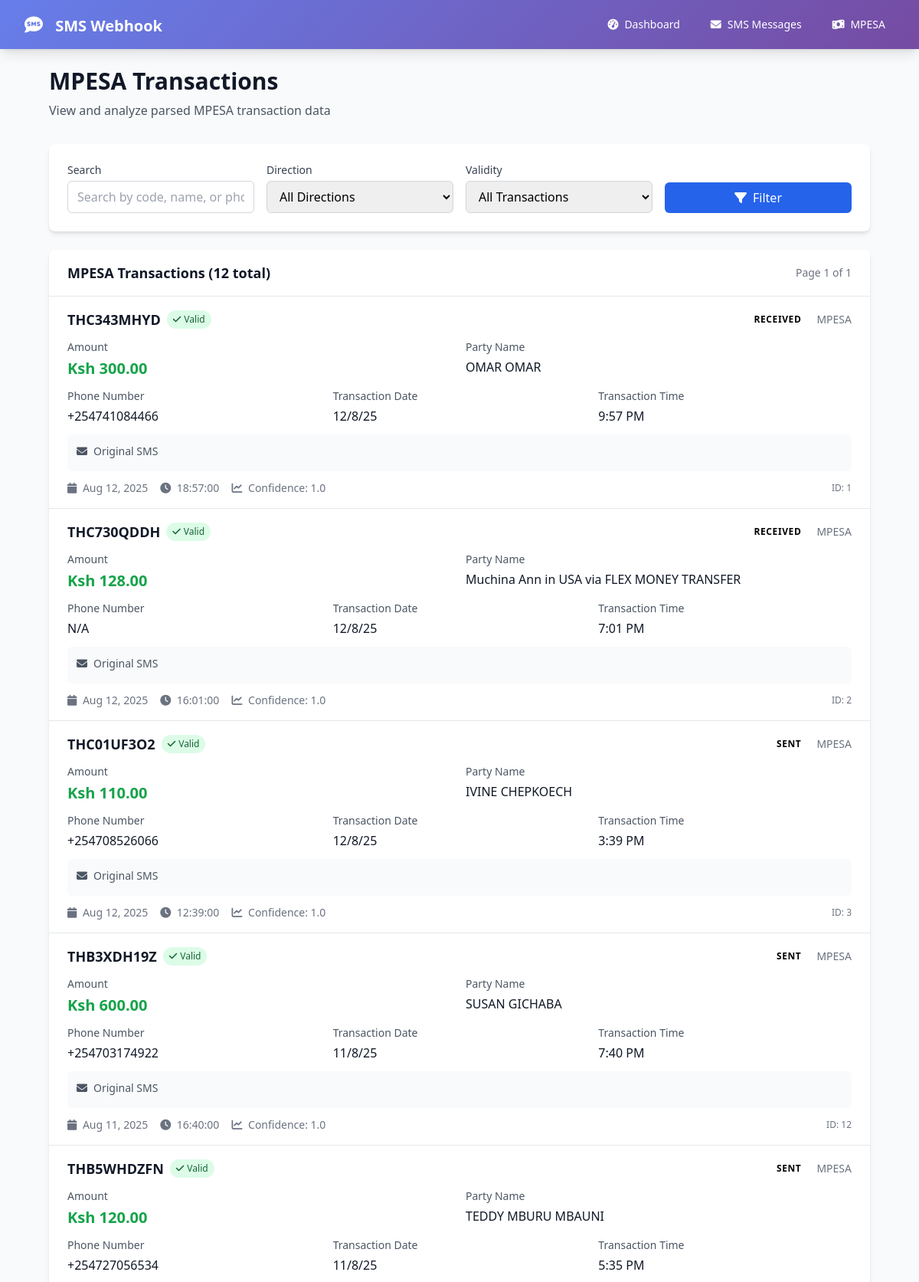
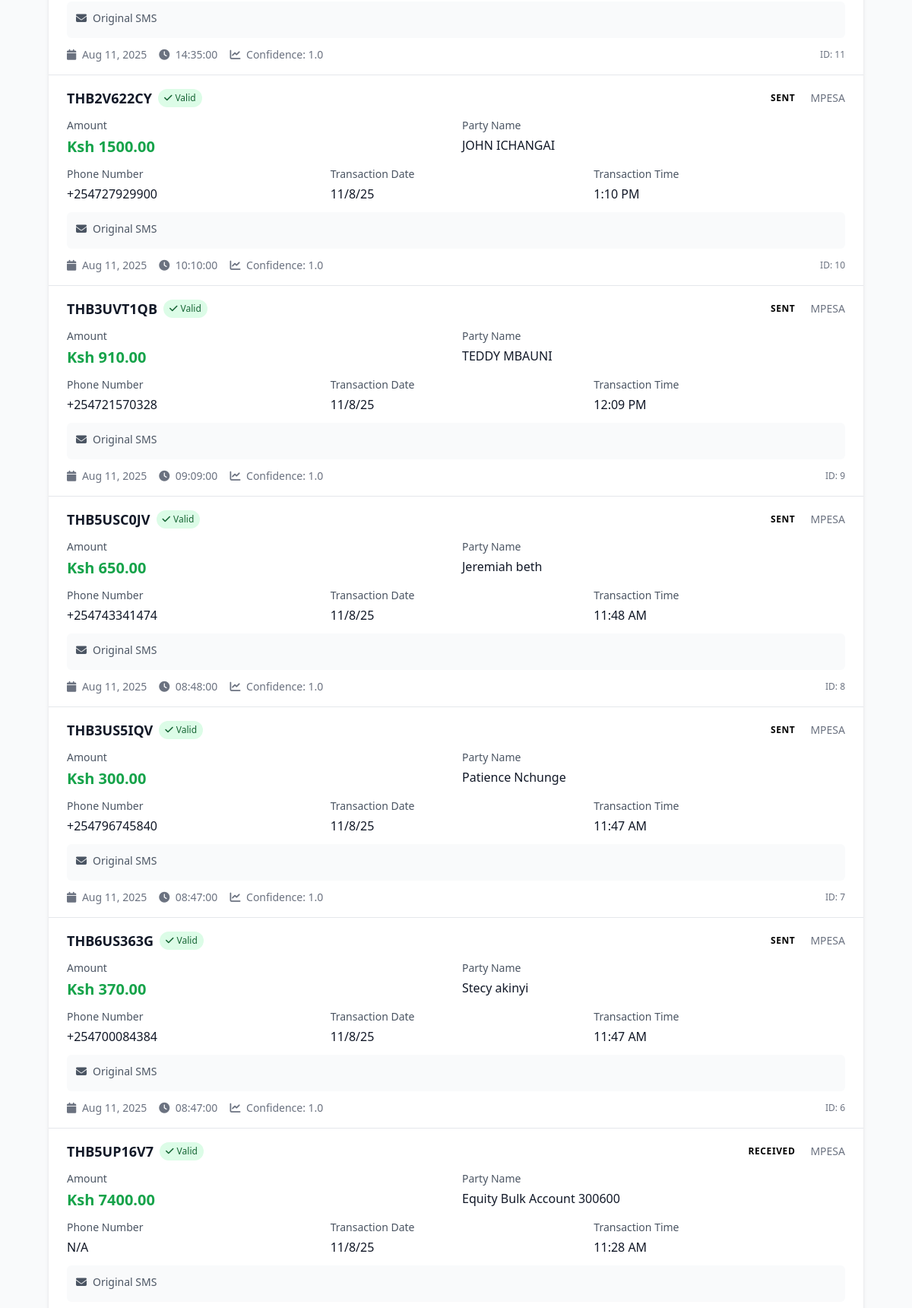
Screenshot of /api/mpesa/ (upper part) with the database file from the repository (2 pictures, top to bottom).
### sms_webhook/models.py (models this page shows, shortened)
class MPESATransaction(models.Model):
    DIRECTION_CHOICES = [
        ('received', 'Received'),
        ('sent', 'Sent'),
        ('paid', 'Paid'),
    ]
    sms_message = models.ForeignKey(SMSMessage, on_delete=models.CASCADE, related_name='mpesa_transactions')
    provider = models.CharField(max_length=20, default='MPESA')
    direction = models.CharField(max_length=10, choices=DIRECTION_CHOICES)
    amount = models.DecimalField(max_digits=10, decimal_places=2, null=True, blank=True)
    name = models.CharField(max_length=200, blank=True)
    phone = models.CharField(max_length=20, blank=True, null=True)
    tx_code = models.CharField(max_length=20, blank=True, help_text="MPESA transaction code")
    tx_date = models.CharField(max_length=20, blank=True, help_text="Transaction date from SMS")
    tx_time = models.CharField(max_length=20, blank=True, help_text="Transaction time from SMS")
    tx_datetime_local = models.DateTimeField(null=True, blank=True, help_text="Combined transaction datetime")
    parsing_confidence = models.FloatField(default=0.0, help_text="Confidence score of parsing (0-1)")
    parsing_errors = models.JSONField(default=list, help_text="List of parsing errors if any")
    created_at = models.DateTimeField(auto_now_add=True)
    updated_at = models.DateTimeField(auto_now=True)
    class Meta:
        ordering = ['-tx_datetime_local', '-created_at']
        verbose_name = 'MPESA Transaction'
        verbose_name_plural = 'MPESA Transactions'
        indexes = [
            models.Index(fields=['tx_code']),
            models.Index(fields=['amount']),
            models.Index(fields=['direction']),
            models.Index(fields=['tx_datetime_local']),
        ]
    @property
    def is_valid(self):
        return bool(self.tx_code and self.amount and self.direction)

### sms_webhook/views.py (the view, shortened to what this page needs)
# urls.py: path('mpesa/', views.MPESAListView.as_view(), name='mpesa_list'),
class MPESAListView(View):
    def get(self, request):
        search = request.GET.get('search', '')
        direction_filter = request.GET.get('direction', '')
        valid_only = request.GET.get('valid_only', '')
        queryset = MPESATransaction.objects.select_related('sms_message')
        if direction_filter:
            queryset = queryset.filter(direction=direction_filter)
        if valid_only:
            queryset = queryset.filter(amount__isnull=False, tx_code__isnull=False)
        paginator = Paginator(queryset.order_by('-tx_datetime_local', '-created_at'), 50)
        page_number = request.GET.get('page')
        page_obj = paginator.get_page(page_number)
        context = {
            'page_obj': page_obj,
            'search': search,
            'direction_filter': direction_filter,
            'valid_only': valid_only,
            'direction_choices': MPESATransaction.DIRECTION_CHOICES,
        }
        return render(request, 'sms_webhook/mpesa_list.html', context)

### templates/sms_webhook/mpesa_list.html (shortened to what this page needs)
{% extends 'base.html' %}
{% block content %}
<div class="px-4 sm:px-6 lg:px-8">
    <div class="mb-8">
        <h1 class="text-3xl font-bold text-gray-900">MPESA Transactions</h1>
        <p class="mt-2 text-gray-600">View and analyze parsed MPESA transaction data</p>
    </div>
    <div class="bg-white rounded-lg shadow-md p-6 mb-6">
        <form method="get" class="space-y-4">
            <div class="grid grid-cols-1 md:grid-cols-4 gap-4">
                <div>
                    <label for="search" class="block text-sm font-medium text-gray-700 mb-1">Search</label>
                    <input type="text" name="search" id="search" value="{{ search }}"
                           placeholder="Search by code, name, or phone"
                           class="w-full px-3 py-2 border border-gray-300 rounded-md focus:outline-none focus:ring-2 focus:ring-blue-500">
                </div>
                <div>
                    <label for="direction_filter" class="block text-sm font-medium text-gray-700 mb-1">Direction</label>
                    <select name="direction" id="direction_filter"
                            class="w-full px-3 py-2 border border-gray-300 rounded-md focus:outline-none focus:ring-2 focus:ring-blue-500">
                        <option value="">All Directions</option>
                    </select>
                </div>
                <div>
                    <label for="valid_only" class="block text-sm font-medium text-gray-700 mb-1">Validity</label>
                    <select name="valid_only" id="valid_only"
                            class="w-full px-3 py-2 border border-gray-300 rounded-md focus:outline-none focus:ring-2 focus:ring-blue-500">
                        <option value="">All Transactions</option>
                    </select>
                </div>
                <div class="flex items-end">
                    <button type="submit"
                            class="w-full bg-blue-600 text-white px-4 py-2 rounded-md hover:bg-blue-700 focus:outline-none focus:ring-2 focus:ring-blue-500">
                        <i class="fas fa-filter mr-2"></i>Filter
                    </button>
                </div>
            </div>
        </form>
    </div>
    <div class="bg-white rounded-lg shadow-md">
        <div class="px-6 py-4 border-b border-gray-200">
            <div class="flex items-center justify-between">
                <h2 class="text-lg font-semibold text-gray-900">
                    MPESA Transactions ({{ page_obj.paginator.count }} total)
                </h2>
                <div class="text-sm text-gray-500">
                    Page {{ page_obj.number }} of {{ page_obj.paginator.num_pages }}
                </div>
            </div>
        </div>
        {% if page_obj %}
        <div class="divide-y divide-gray-200">
            {% for transaction in page_obj %}
            <div class="px-6 py-4 hover:bg-gray-50">
                <div class="flex items-start justify-between">
                    <div class="flex-1 min-w-0">
                        <div class="flex items-center justify-between mb-3">
                            <div class="flex items-center space-x-3">
                                <div class="flex items-center space-x-2">
                                    <span class="text-lg font-semibold text-gray-900">{{ transaction.tx_code|default:"N/A" }}</span>
                                    {% if transaction.is_valid %}
                                    <span class="inline-flex items-center px-2 py-1 rounded-full text-xs font-medium bg-green-100 text-green-800">
                                        <i class="fas fa-check mr-1"></i>Valid
                                    </span>
                                    {% else %}
                                    <span class="inline-flex items-center px-2 py-1 rounded-full text-xs font-medium bg-red-100 text-red-800">
                                        <i class="fas fa-exclamation-triangle mr-1"></i>Invalid
                                    </span>
                                    {% endif %}
                                </div>
                            </div>
                            <div class="flex items-center space-x-2">
                                <span class="status-badge direction-{{ transaction.direction }}">
                                    {{ transaction.get_direction_display }}
                                </span>
                                <span class="text-sm text-gray-500">{{ transaction.provider }}</span>
                            </div>
                        </div>
                        <div class="grid grid-cols-1 md:grid-cols-2 gap-4 mb-3">
                            <div>
                                <p class="text-sm text-gray-600 mb-1">Amount</p>
                                <p class="text-xl font-bold text-green-600">
                                    {% if transaction.amount %}Ksh {{ transaction.amount|floatformat:2 }}{% else %}N/A{% endif %}
                                </p>
                            </div>
                            <div>
                                <p class="text-sm text-gray-600 mb-1">Party Name</p>
                                <p class="text-gray-900">{{ transaction.name|default:"Unknown" }}</p>
                            </div>
                        </div>
                        <div class="grid grid-cols-1 md:grid-cols-3 gap-4 mb-3">
                            <div>
                                <p class="text-sm text-gray-600 mb-1">Phone Number</p>
                                <p class="text-gray-900">{{ transaction.phone|default:"N/A" }}</p>
                            </div>
                            <div>
                                <p class="text-sm text-gray-600 mb-1">Transaction Date</p>
                                <p class="text-gray-900">{{ transaction.tx_date|default:"N/A" }}</p>
                            </div>
                            <div>
                                <p class="text-sm text-gray-600 mb-1">Transaction Time</p>
                                <p class="text-gray-900">{{ transaction.tx_time|default:"N/A" }}</p>
                            </div>
                        </div>
                        <div class="mb-3 p-3 bg-gray-50 rounded-md">
                            <p class="text-sm text-gray-600 mb-1">
                                <i class="fas fa-envelope mr-2"></i>Original SMS
                            </p>
                        </div>
                        <div class="flex items-center justify-between text-sm text-gray-500">
                            <div class="flex items-center space-x-4">
                                {% if transaction.tx_datetime_local %}
                                <span>
                                    <i class="fas fa-calendar mr-1"></i>
                                    {{ transaction.tx_datetime_local|date:"M d, Y" }}
                                </span>
                                <span>
                                    <i class="fas fa-clock mr-1"></i>
                                    {{ transaction.tx_datetime_local|time:"H:i:s" }}
                                </span>
                                {% endif %}
                                <span>
                                    <i class="fas fa-chart-line mr-1"></i>
                                    Confidence: {{ transaction.parsing_confidence|floatformat:1 }}
                                </span>
                            </div>
                            <div class="text-xs">
                                ID: {{ transaction.id }}
                            </div>
                        </div>
                    </div>
                </div>
            </div>
            {% endfor %}
        </div>
        {% endif %}
    </div>
</div>
{% endblock %}

### templates/base.html (style rules this page uses)
.status-badge { padding: 0.25rem 0.75rem; border-radius: 9999px; font-size: 0.75rem; font-weight: 600; text-transform: uppercase; letter-spacing: 0.05em; }

### rows the page displays
MPESATransaction: shows "Valid"
MPESATransaction: shows "Valid"
MPESATransaction: shows "Valid"
MPESATransaction: shows "Valid"
MPESATransaction: shows "Valid"
MPESATransaction: shows "Valid"
MPESATransaction: shows "Valid"
MPESATransaction: shows "Valid"
MPESATransaction: shows "Valid"
MPESATransaction: shows "Valid"
MPESATransaction: shows "Valid"

### other values shown
{{ page_obj.paginator.count }} "12"
{{ page_obj.number }} "1"
{{ page_obj.paginator.num_pages }} "1"
